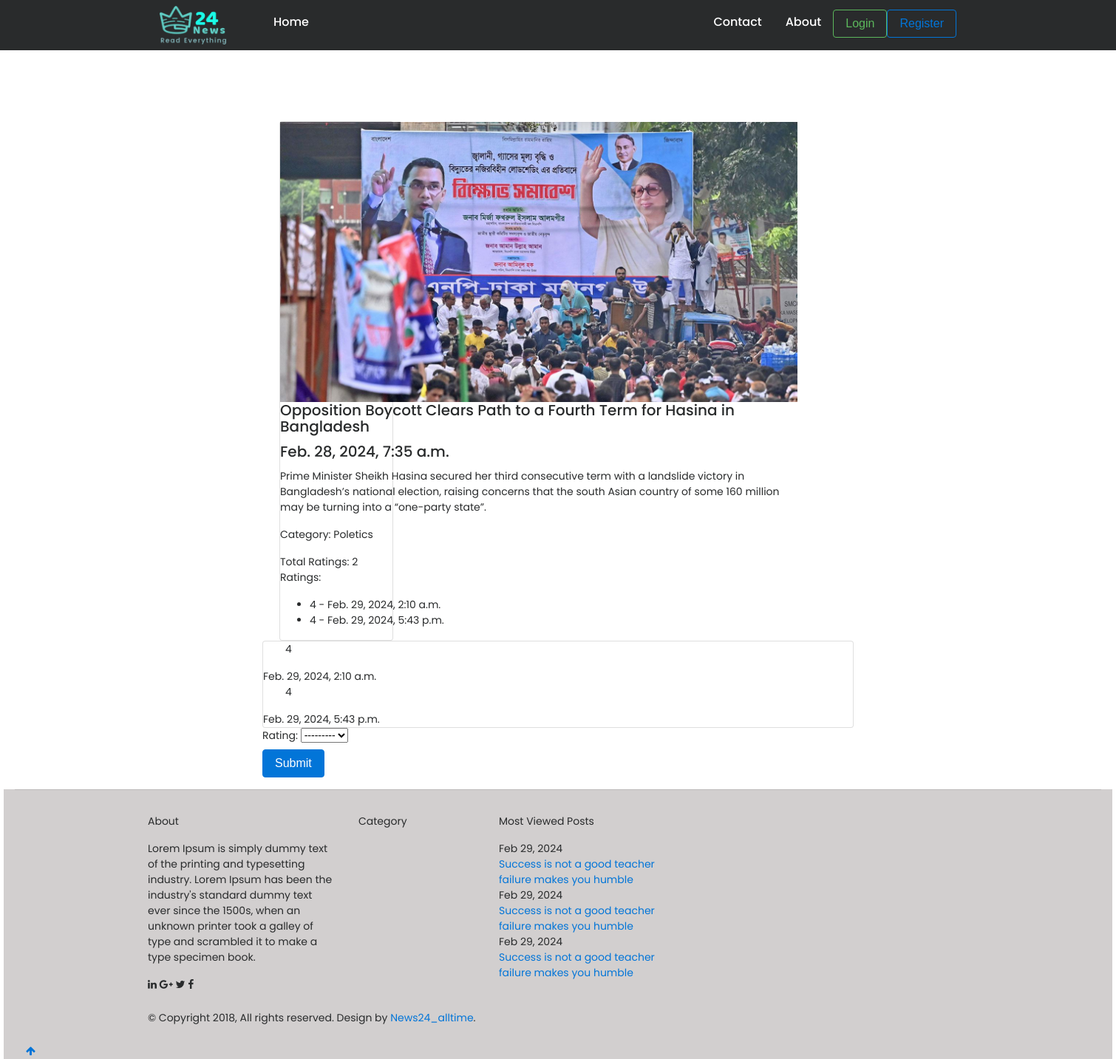
The page /post/details/3/ on the database as committed earlier.
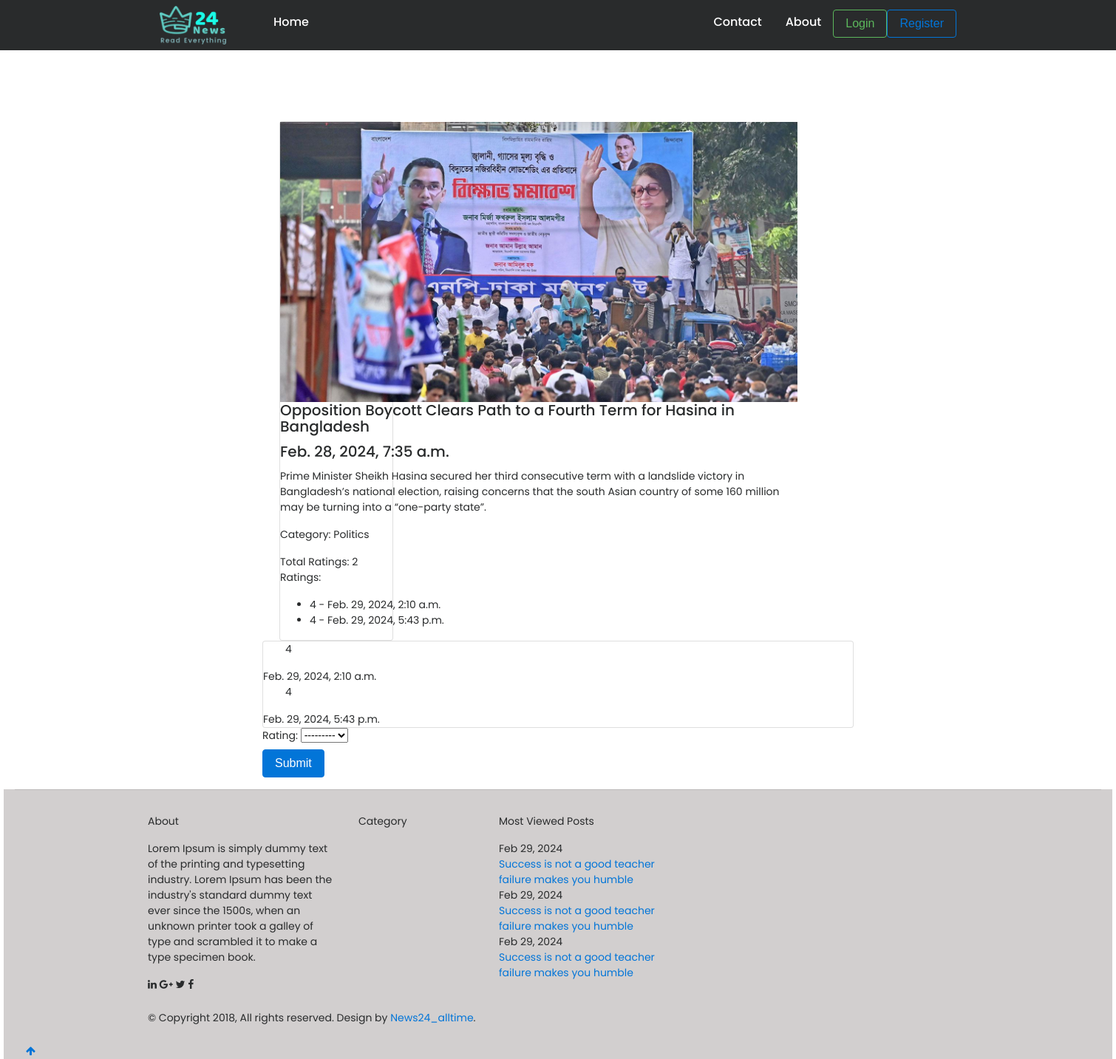
The same page on the database as committed later.
### post/models.py (models this page shows, shortened)
class Categories(models.Model):
    name=models.CharField(max_length=20)
    slug=models.SlugField(max_length=20)

### post/views.py (the view, shortened to what this page needs)
# urls.py: path('details/<int:id>/', views.UserDetailView.as_view(), name='details' ),
class UserDetailView(DetailView):
    model = models.Article
    template_name = 'details.html'
    pk_url_kwarg = 'id'
    def get_context_data(self, **kwargs):
        context = super().get_context_data(**kwargs)
        article = self.object
        comments = article.ratings.all()
        form = forms.RatingForm()  # Rating form for the template
        context['ratings'] = comments
        context['rating_form'] = form
        return context

### post/forms.py
class RatingForm(forms.ModelForm):
    class Meta:
        model = ArticleRating
        fields = ['rating']

### post/templates/details.html (shortened to what this page needs)
{% extends "base.html" %}{% block head_title %}details{% endblock %} {% block content %}
<div style="width: 800px; margin: auto;" class="details-container">
    <div class="d-flex p-5 m-auto">
    </div>
    <div class="col-sm-3 justify-content-center">
        <div class="card mx-2 ">
            <div style="width: 700px;" class="card-body w ">
                {% if object.image %}
                <img style="width: 700px;" src="{{ object.image.url }}" alt="img" /> {% endif %}
                <h5 class="card-title">{{ object.headline }}</h5>
                <h5 class="card-title">{{ object.publishing_time }}</h5>
                <p class="card-text">{{ object.body }}</p>
                <p>Category: {% for cat in object.category.all %} {{ cat.name }} {% endfor %}
                </p>
                Total Ratings: {{ ratings | length }}
                <p class="card-text">Ratings:</p>
                <ul>
                    {% for rating in ratings %}
                    <li>{{ rating.rating }} - {{ rating.created_at }}</li>
                    {% endfor %}
                </ul>
            </div>
        </div>
    </div>
    <div class="card">
        <div class="card-body">
            {% for comment in ratings %}
            <p style="margin-left:30px;">{{ comment.rating }} </p>
            {{comment.created_at}} {% endfor %}
        </div>
    </div>
    <form style="" method="post">
         {% csrf_token %} {{ rating_form }}
        <button class="btn btn-primary" type="submit">Submit</button>
    </form>
</div>{%endblock%}

Rows that differ between the two databases and show on the page:
changed Categories: name "Poletics" → "Politics"
